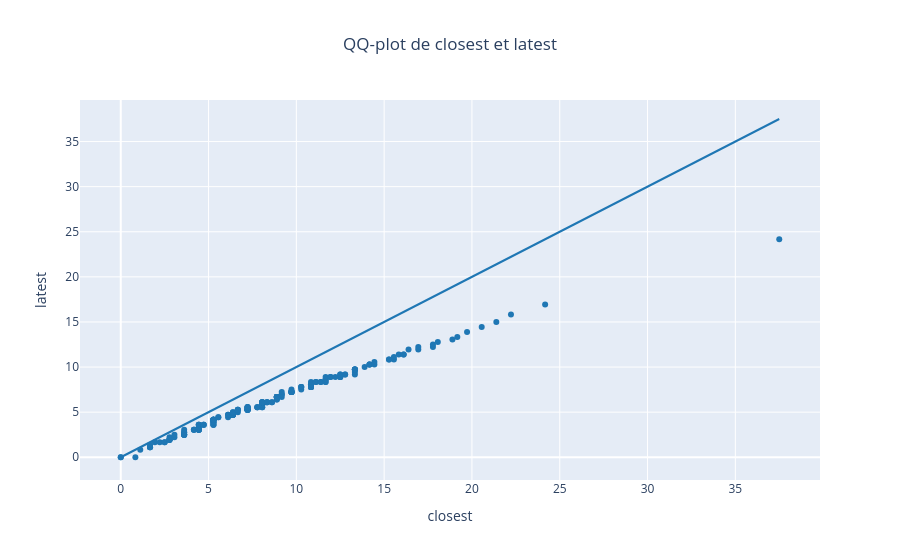

Here is the notebook cell this chart was saved with:
### Code cell
create_qq_plot(
    closest["wind_speed"].alias("closest"),
    latest["wind_speed"].alias("latest"),
)

### Figure 1 — Plotly figure (JSON) as saved in the notebook; plotly's stock layout.template omitted (floating-point values rounded to 4 significant figures; data arrays with more than 128 entries replaced by an {"elided": "..."} marker saying what was removed)
{"data": [{"line": {"color": "rgb(31, 119, 180)"}, "mode": "lines", "type": "scatter", "x": [0, 37.5], "y": [0, 37.5]}, {"marker": {"color": "rgb(31, 119, 180)"}, "mode": "markers", "type": "scatter", "x": {"elided": "200 float values"}, "y": {"elided": "200 float values"}}], "layout": {"showlegend": false, "title": {"text": "QQ-plot de closest et latest", "x": 0.5, "xanchor": "center"}, "xaxis": {"title": {"text": "closest"}}, "yaxis": {"title": {"text": "latest"}}}}
